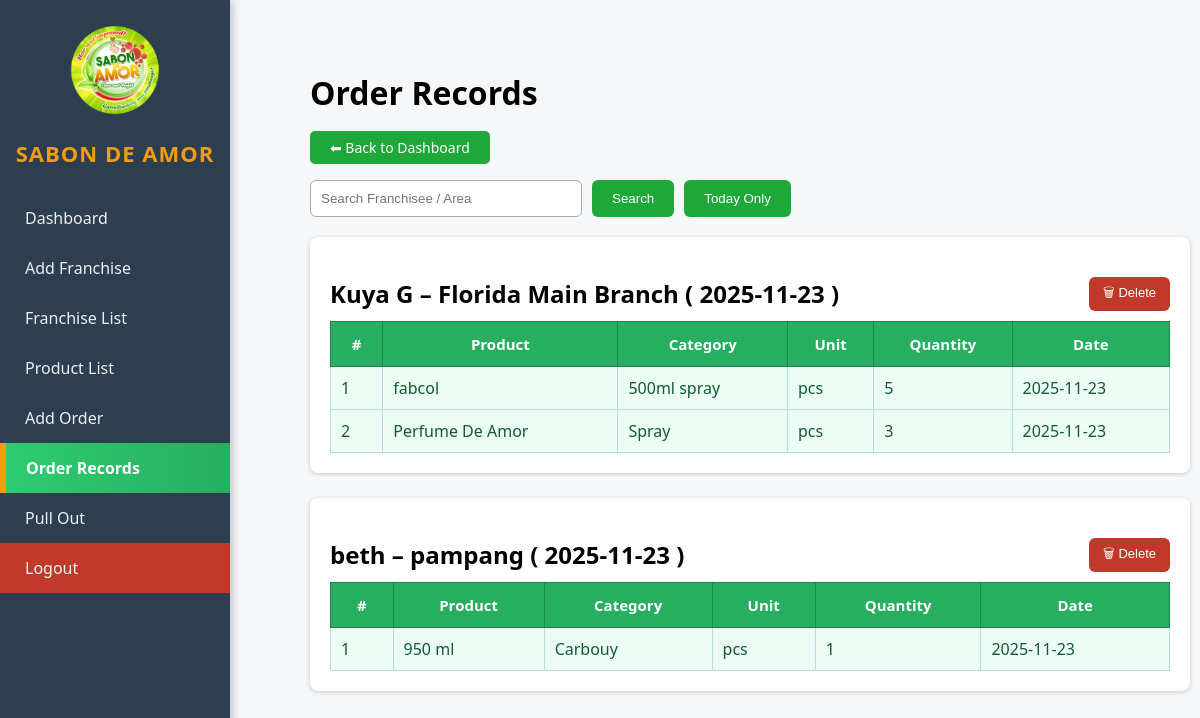
The app's page /order_list.php (signed in) with its own data.
### tables this page shows
CREATE TABLE `orders` (
  `id` int(11) NOT NULL,
  `franchise_id` int(11) DEFAULT NULL,
  `product_id` int(11) DEFAULT NULL,
  `quantity` int(11) DEFAULT NULL,
  `created_at` datetime DEFAULT current_timestamp(),
  `status` varchar(50) DEFAULT 'Pending',
  `batch_id` bigint(20) DEFAULT NULL
);

CREATE TABLE `products` (
  `id` int(11) NOT NULL,
  `product_name` varchar(200) DEFAULT NULL,
  `category` varchar(100) DEFAULT NULL,
  `unit` varchar(50) NOT NULL,
  `quantity` int(11) DEFAULT NULL,
  `created_at` timestamp NOT NULL DEFAULT current_timestamp()
);

### order_list.php (the view, shortened to what this page needs)
<?php
require 'db.php';
$mysqli->query("SET time_zone = '+08:00'");
?>
<!DOCTYPE html>
<html>
<head>
</head>
<body>
<div class="content">
<h1>Order Records</h1>
<a class="btn" href="dashboard.php">⬅ Back to Dashboard</a>
<br><br>
<form class="search-box" method="GET">
    <input type="text" name="search" placeholder="Search Franchisee / Area"
           value="<?= $_GET['search'] ?? '' ?>">
    <button type="submit">Search</button>
    <button type="submit" name="today" value="1" style="background:#1fa83a;">
        Today Only
    </button>
</form>
<?php
$todayOnly = isset($_GET['today']) ? "AND DATE(o.created_at) = CURDATE()" : "";
$where = "WHERE 1 ";
$q = "
SELECT
    MIN(o.id) AS batch_id,
    o.franchise_id,
    DATE(o.created_at) AS order_date,
    f.franchisee_name,
    f.area
FROM orders o
LEFT JOIN franchisees f ON f.id = o.franchise_id
$where
$todayOnly
GROUP BY
    o.franchise_id,
    DATE(o.created_at)
ORDER BY batch_id DESC
";
$groups = $mysqli->query($q);
$groupIndex = 1;
while ($g = $groups->fetch_assoc()):
    $fid  = $g['franchise_id'];
    $date = $g['order_date'];
    $sectionId = "section_" . $groupIndex;
    echo "<div class='table-box'>";
    echo "
<h2 onclick=\"toggleSection('$sectionId')\" style='display:flex; justify-content:space-between; align-items:center;'>
    <span>{$g['franchisee_name']} – {$g['area']} ( $date )</span>
    <button class='delete-btn' onclick=\"deleteBatch('$fid', '$date')\">🗑 Delete</button>
</h2>
";
    echo "<div id='$sectionId'>";
    $batchId = $g['batch_id'];
 $itemsQ = "
    SELECT
        p.product_name,
        p.category,
        oi.quantity,
        DATE(oi.created_at) AS order_date
    FROM orders oi
    LEFT JOIN products p ON p.id = oi.product_id
    WHERE DATE(oi.created_at) = '{$g['order_date']}'
      AND oi.franchise_id = {$g['franchise_id']}
      AND oi.id >= $batchId
";
    $items = $mysqli->query($itemsQ);
    echo "<table>
        <tr>
            <th>#</th>
            <th>Product</th>
            <th>Category</th>
            <th>Unit</th>
            <th>Quantity</th>
            <th>Date</th>
        </tr>";
    $i = 1;
    while ($it = $items->fetch_assoc()) {
      echo "
<tr>
    <td>{$i}</td>
    <td>{$it['product_name']}</td>
    <td>{$it['category']}</td>
    <td>pcs</td>
    <td>{$it['quantity']}</td>
    <td>{$it['order_date']}</td>
</tr>";
        $i++;
    }
    echo "</table>";
    echo "</div>";
    echo "</div>";
    $groupIndex++;
endwhile;
?>
<?php
    $current_page = basename($_SERVER['PHP_SELF']);
?>
<div class="sidebar">
    <div style="text-align:center; margin-bottom: 10px;">
        <img src="logo.png"
             style="width: 90px; height: auto; border-radius: 10px;">
    </div>
    <h2>SABON DE AMOR</h2>
    <a href="dashboard.php" class="<?= $current_page == 'dashboard.php' ? 'active' : '' ?>">Dashboard</a>
    <a href="franchise.php" class="<?= $current_page == 'franchise.php' ? 'active' : '' ?>">Add Franchise</a>
    <a href="franchise_list.php" class="<?= $current_page == 'franchise_list.php' ? 'active' : '' ?>">Franchise List</a>
    <a href="product_list.php" class="<?= $current_page == 'product_list.php' ? 'active' : '' ?>">Product List</a>
    <a href="order.php" class="<?= $current_page == 'order.php' ? 'active' : '' ?>">Add Order</a>
    <a href="order_list.php" class="<?= $current_page == 'order_list.php' ? 'active' : '' ?>">Order Records</a>
<a href="pullout.php" class="<?= $current_page == 'pullout.php' ? 'active' : '' ?>">Pull Out</a>
    <a href="logout.php" style="background:#c0392b;">Logout</a>
</div>
</div>
</body>
</html>

### order_list.php (style rules this page uses)
body { font-family: Arial; background: #f4f4f4; padding: 20px; }
.table-box { background: white; padding: 20px; border-radius: 8px; box-shadow: 0 1px 4px rgba(0,0,0,.2); margin-bottom: 25px; }
h2 { margin-bottom: 10px; cursor: pointer; }
table { width: 100%; border-collapse: collapse; margin-top: 10px; }
table th, table td { border: 1px solid #ddd; padding: 10px; }
table th { background: #333; color: white; }
.btn { padding: 7px 20px; background: #1fa83a; color: white; border: none; cursor: pointer; text-decoration: none; font-size: 14px; border-radius: 5px; }
.search-box { margin-bottom: 20px; display: flex; gap: 10px; }
.search-box input { width: 250px; padding: 10px; border-radius: 6px; border: 1px solid #aaa; }
.search-box button { padding: 10px 20px; background: #1fa83a; border: none; color: white; border-radius: 6px; cursor: pointer; }
.sidebar a.active { background: linear-gradient(90deg, #2ecc71, #27ae60); color: white; font-weight: bold; border-left: 6px solid #f39c12; }
body { margin: 0; font-family: "Segoe UI", Arial; background: #f6f7f9; }
.sidebar { width: 230px; height: 100vh; background: #2c3e50; position: fixed; top: 0; left: 0; padding-top: 25px; box-shadow: 3px 0 8px rgba(0,0,0,0.2); }
.sidebar h2 { color: #f39c12; text-align: center; margin-bottom: 25px; font-size: 22px; letter-spacing: 1px; }
.sidebar a { display: block; padding: 14px 20px; color: #ecf0f1; text-decoration: none; font-size: 16px; border-left: 5px solid transparent; transition: 0.3s; }
.content { margin-left: 260px !important; padding: 30px; max-width: calc(100% - 260px); }
.table-box { background: white; padding: 20px; border-radius: 8px; box-shadow: 0 1px 4px rgba(0,0,0,.2); margin-bottom: 25px; width: 100%; max-width: 100%; }
table { width: 100%; background: white; }
table { width: 100%; border-collapse: collapse; margin-top: 10px; background: #e8f8f5; }
table th { background: #27ae60; color: white; padding: 12px; font-size: 15px; border: 1px solid #1e8449; }
table td { padding: 10px; border: 1px solid #b2dfdb; color: #145a32; background: #ecfdf5; }
.delete-btn { padding: 6px 14px; background: #c0392b; color: white; border: none; border-radius: 6px; cursor: pointer; font-size: 13px; }

### records on screen
orders: product.product_name "fabcol", product.category "500ml spray", quantity "5", order_date "2025-11-23"
orders: product.product_name "Perfume De Amor", product.category "Spray", quantity "3", order_date "2025-11-23"
orders: product.product_name "950 ml", product.category "Carbouy", quantity "1", order_date "2025-11-23"

### other values on screen
$g['franchisee_name'] "Kuya G"
$g['area'] "Florida Main Branch"
$date "2025-11-23"
$g['franchisee_name'] "beth"
$g['area'] "pampang"
